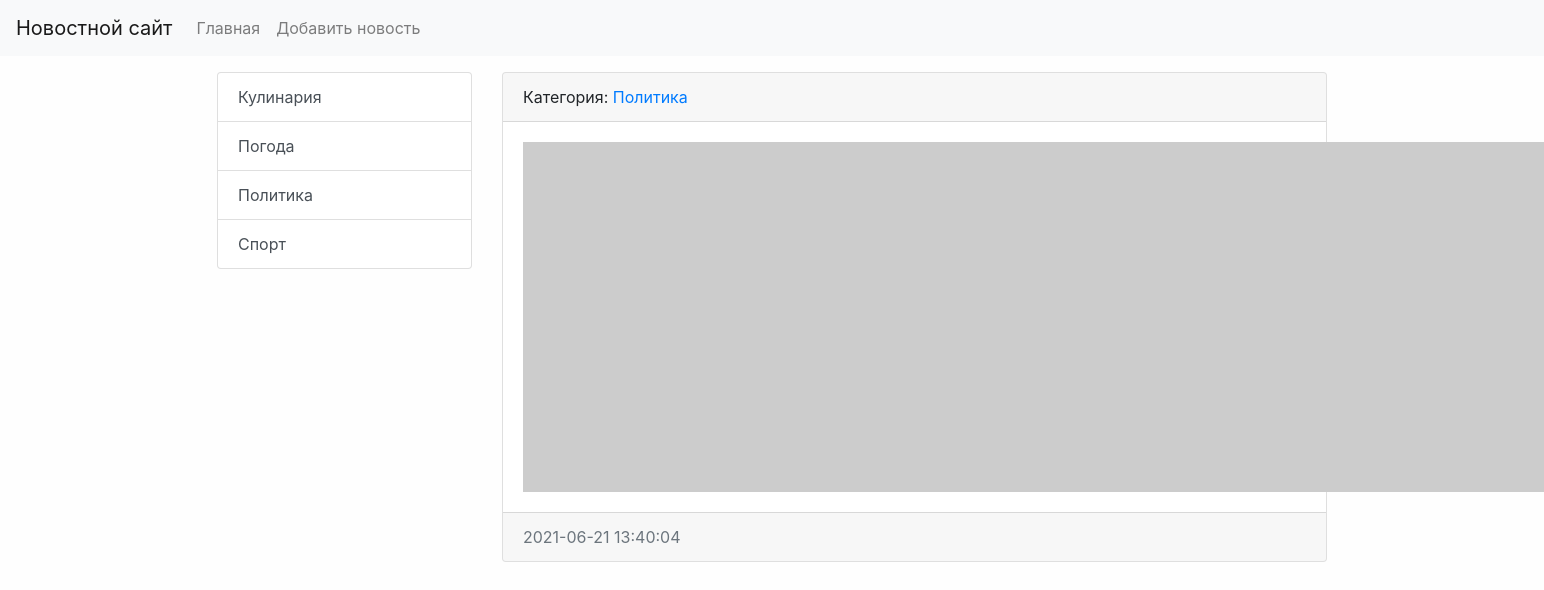
The page /news/2 on the database its author committed.
### news/models.py (models this page shows, shortened)
class Category(models.Model):
    title = models.CharField(max_length=150, db_index=True, verbose_name='Наименование категории')
    def get_absolute_url(self):
        return reverse('category', kwargs={"category_id": self.pk})
    def __str__(self):
        return self.title
    class Meta:
        verbose_name = 'Категория'
        verbose_name_plural = 'Категории'
        ordering = ['title']

class News(models.Model):
    title = models.CharField(max_length=150, verbose_name='Наименование')
    content = models.TextField(blank=True, verbose_name='Контент')
    created_at = models.DateTimeField(auto_now_add=True, verbose_name='Дата публикации')
    updated_at = models.DateTimeField(auto_now=True, verbose_name='Обновлено')
    photo = models.ImageField(upload_to='photos/%Y/%m/%d/', verbose_name='Фото', blank=True)
    is_published = models.BooleanField(default=True, verbose_name='Опубликовано')
    category = models.ForeignKey('Category', on_delete=models.PROTECT, verbose_name='Категория')
    class Meta:
        verbose_name = 'Новость'
        verbose_name_plural = 'Новости'
        ordering = ['-created_at']

### news/views.py (the view)
# urls.py: path('news/<int:pk>', ViewNews.as_view(), name='view_news'),
class ViewNews(DetailView):
    model = News
    context_object_name = 'news_item'

### news/templatetags/news_tags.py (called while the page is built)
@register.inclusion_tag('news/list_categories.html')
def show_categories(arg1='Hello', arg2='world'):
    categories = Category.objects.all()
    return {"categories": categories, "arg1": arg1, "arg2": arg2}

### news/templates/news/news_detail.html (shortened to what this page needs)
{% extends 'base.html' %}
{% block sidebar %}
{% include 'inc/_sidebar.html' %}
{% endblock %}
{% block content %}
<div class="card mb-3">
    <div class="card-header">
        Категория: <a href="{{ news_item.category.get_absolute_url }}">{{ news_item.category }}</a>
    </div>
    <div class="card-body">
        <div class="media">
            {% if item.photo %}
            <img src="{{ news_item.photo.url }}" alt="" width="350" class="mr-3">
            {% else %}
            <img src="https://picsum.photos/id/1060/350/235/?blur=2" alt="" class="mr-3">
            {% endif %}
        </div>
    </div>
    <div class="card-footer text-muted">
        {{ news_item.created_at|date:"Y-m-d H:i:s" }}
    </div>
</div>
{% endblock %}

### news/templates/news/list_categories.html
<div class="list-group">
    {% for item in categories %}
    <a href="{{ item.get_absolute_url }}" class="list-group-item list-group-item-action">{{ item.title }}</a>
    {% endfor %}
</div>

### mysite/static/css/style.css (style rules this page uses)
body { background-color: #fefefe; }

### rows shown on the page
Category: title "Кулинария"
Category: title "Погода"
Category: title "Политика"
Category: title "Спорт"
News: category "Политика", created_at "2021-06-21 13:40:04"
